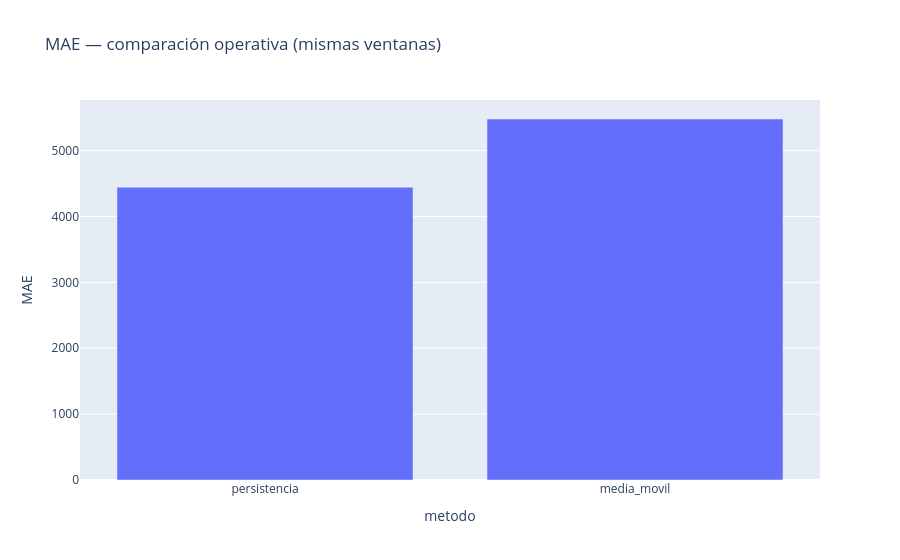
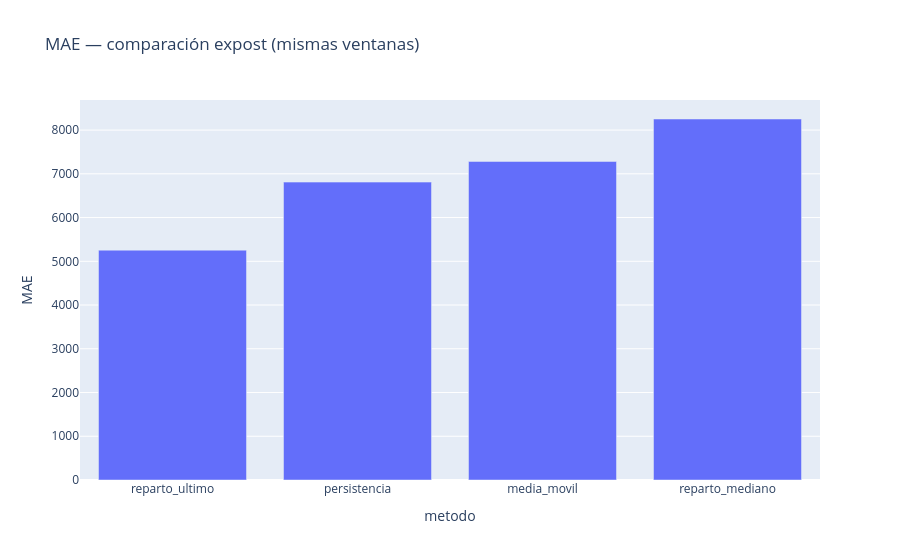

The cell these charts' notebook holds for them, in order:
### Markdown cell above
## Comparación final sobre ventanas comunes
Se separan métodos operativos de métodos de reparto que usan migración nacional futura observada (ex-post). Las métricas de cada tabla se calculan sobre las mismas unidades de evaluación. Esta selección retrospectiva no constituye aprobación para publicación.

### Code cell
from src.optimizacion_ventanas import comparaciones_finales
comparaciones = comparaciones_finales(detalle)
for nombre, (pares, tabla) in comparaciones.items():
    print(f"Comparación: {nombre}; registros emparejados: {len(pares)}")
    display(tabla)
    if not tabla.empty:
        fig = px.bar(tabla, x="metodo", y="MAE", title=f"MAE — comparación {nombre} (mismas ventanas)")
        fig.show()

### Figure 1 — Plotly figure (JSON) as saved in the notebook; plotly's stock layout.template omitted (floating-point values rounded to 4 significant figures)
{"data": [{"hovertemplate": "metodo=%{x}<br>MAE=%{y}<extra></extra>", "legendgroup": "", "marker": {"color": "#636efa", "pattern": {"shape": ""}}, "name": "", "orientation": "v", "showlegend": false, "textposition": "auto", "type": "bar", "x": ["persistencia", "media_movil"], "xaxis": "x", "y": [4444.0, 5480.0], "yaxis": "y"}], "layout": {"barmode": "relative", "legend": {"tracegroupgap": 0}, "title": {"text": "MAE — comparación operativa (mismas ventanas)"}, "xaxis": {"anchor": "y", "domain": [0, 1], "title": {"text": "metodo"}}, "yaxis": {"anchor": "x", "domain": [0, 1], "title": {"text": "MAE"}}}}

### Figure 2 — Plotly figure (JSON) as saved in the notebook; plotly's stock layout.template omitted (floating-point values rounded to 4 significant figures)
{"data": [{"hovertemplate": "metodo=%{x}<br>MAE=%{y}<extra></extra>", "legendgroup": "", "marker": {"color": "#636efa", "pattern": {"shape": ""}}, "name": "", "orientation": "v", "showlegend": false, "textposition": "auto", "type": "bar", "x": ["reparto_ultimo", "persistencia", "media_movil", "reparto_mediano"], "xaxis": "x", "y": [5255.0, 6811.0, 7283.0, 8253.0], "yaxis": "y"}], "layout": {"barmode": "relative", "legend": {"tracegroupgap": 0}, "title": {"text": "MAE — comparación expost (mismas ventanas)"}, "xaxis": {"anchor": "y", "domain": [0, 1], "title": {"text": "metodo"}}, "yaxis": {"anchor": "x", "domain": [0, 1], "title": {"text": "MAE"}}}}
